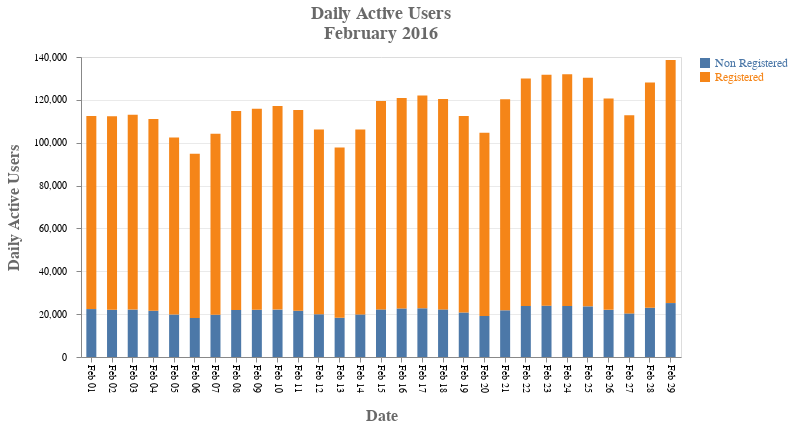

Write notebook code for a chart like this one.
### Code cell
# Stacked bar chart - daily active users

# This column is just added for having better visulization in Altair
df_grp_day['Date'] = df_grp_day['date'].dt.strftime('%b %d')


fig1 = alt.Chart(df_grp_day).transform_joinaggregate(
    tot = 'sum(uid):Q',
    count_true = 'max(uid):Q',  #kalak rashti
    groupby=['Date']
).transform_calculate(
    count_false = "datum.tot - datum.count_true"
).mark_bar(size=10).encode(
    x=alt.X('Date:O', axis = alt.Axis(title = 'Date',labelAngle=90)),
    y=alt.Y('uid:Q', title = 'Daily Active Users'),
    color=alt.Color('isRegistered',legend=alt.Legend(title="")),
    order=alt.Order('isRegistered', sort='ascending'),
    tooltip=[alt.Tooltip('Date', title = 'Date'),
             alt.Tooltip('tot:Q', title = 'Total Users'),
             alt.Tooltip('count_true:Q', title = 'Registered Users'),
             alt.Tooltip('count_false:Q' , title = "Non Registered Users")]
).properties(
    height= 300,
    width = 600 ,title=["Daily Active Users", "February 2016"]
)

chart_a = alt.layer(fig1
    ).configure_title(fontSize=18,font='Helvetica Sans', color='dimgrey', dy=-5
    ).configure_legend(labelFontSize=12, labelColor='k'
    ).configure_axisY(labelPadding=10, titleX=-60, labelFontSize=10,titleFontSize=16, titleColor = 'dimgray', titleFont = 'Helvetica Sans' 
    ).configure_axisX(grid=False,titleY=50,titleFontSize=16, labelFontSize=10, titleColor = 'dimgray', titleFont = 'Helvetica Sans'
    ).configure_axis(gridOpacity = 0.6
    )


chart_a

### Figure 1 — Vega-Lite specification as saved in the notebook (floating-point values rounded to 4 significant figures)
{"config": {"view": {"continuousWidth": 400, "continuousHeight": 300}, "axis": {"gridOpacity": 0.6}, "axisX": {"grid": false, "labelFontSize": 10, "titleColor": "dimgray", "titleFont": "Helvetica Sans", "titleFontSize": 16, "titleY": 50}, "axisY": {"labelFontSize": 10, "labelPadding": 10, "titleColor": "dimgray", "titleFont": "Helvetica Sans", "titleFontSize": 16, "titleX": -60}, "legend": {"labelColor": "k", "labelFontSize": 12}, "title": {"color": "dimgrey", "dy": -5, "font": "Helvetica Sans", "fontSize": 18}}, "layer": [{"mark": {"type": "bar", "size": 10}, "encoding": {"color": {"type": "nominal", "field": "isRegistered", "legend": {"title": ""}}, "order": {"type": "nominal", "field": "isRegistered", "sort": "ascending"}, "tooltip": [{"type": "nominal", "field": "Date", "title": "Date"}, {"type": "quantitative", "field": "tot", "title": "Total Users"}, {"type": "quantitative", "field": "count_true", "title": "Registered Users"}, {"type": "quantitative", "field": "count_false", "title": "Non Registered Users"}], "x": {"type": "ordinal", "axis": {"labelAngle": 90, "title": "Date"}, "field": "Date"}, "y": {"type": "quantitative", "field": "uid", "title": "Daily Active Users"}}, "height": 300, "title": ["Daily Active Users", "February 2016"], "transform": [{"joinaggregate": [{"op": "sum", "field": "uid", "as": "tot"}, {"op": "max", "field": "uid", "as": "count_true"}], "groupby": ["Date"]}, {"calculate": "datum.tot - datum.count_true", "as": "count_false"}], "width": 600}], "data": {"name": "data-4c3f8e8ca147a065e011ca4ab14dbfe5"}, "$schema": "https://vega.github.io/schema/vega-lite/v4.0.0.json", "datasets": {"data-4c3f8e8ca147a065e011ca4ab14dbfe5": [{"date": "2016-02-01T00:00:00", "isRegistered": "Non Registered", "uid": 22358, "Date": "Feb 01"}, {"date": "2016-02-01T00:00:00", "isRegistered": "Registered", "uid": 90146, "Date": "Feb 01"}, {"date": "2016-02-02T00:00:00", "isRegistered": "Non Registered", "uid": 22041, "Date": "Feb 02"}, {"date": "2016-02-02T00:00:00", "isRegistered": "Registered", "uid": 90276, "Date": "Feb 02"}, {"date": "2016-02-03T00:00:00", "isRegistered": "Non Registered", "uid": 22131, "Date": "Feb 03"}, {"date": "2016-02-03T00:00:00", "isRegistered": "Registered", "uid": 90931, "Date": "Feb 03"}, {"date": "2016-02-04T00:00:00", "isRegistered": "Non Registered", "uid": 21598, "Date": "Feb 04"}, {"date": "2016-02-04T00:00:00", "isRegistered": "Registered", "uid": 89500, "Date": "Feb 04"}, {"date": "2016-02-05T00:00:00", "isRegistered": "Non Registered", "uid": 19824, "Date": "Feb 05"}, {"date": "2016-02-05T00:00:00", "isRegistered": "Registered", "uid": 82596, "Date": "Feb 05"}, {"date": "2016-02-06T00:00:00", "isRegistered": "Non Registered", "uid": 18241, "Date": "Feb 06"}, {"date": "2016-02-06T00:00:00", "isRegistered": "Registered", "uid": 76566, "Date": "Feb 06"}, {"date": "2016-02-07T00:00:00", "isRegistered": "Non Registered", "uid": 19749, "Date": "Feb 07"}, {"date": "2016-02-07T00:00:00", "isRegistered": "Registered", "uid": 84426, "Date": "Feb 07"}, {"date": "2016-02-08T00:00:00", "isRegistered": "Non Registered", "uid": 21978, "Date": "Feb 08"}, {"date": "2016-02-08T00:00:00", "isRegistered": "Registered", "uid": 92824, "Date": "Feb 08"}, {"date": "2016-02-09T00:00:00", "isRegistered": "Non Registered", "uid": 22043, "Date": "Feb 09"}, {"date": "2016-02-09T00:00:00", "isRegistered": "Registered", "uid": 93816, "Date": "Feb 09"}, {"date": "2016-02-10T00:00:00", "isRegistered": "Non Registered", "uid": 22110, "Date": "Feb 10"}, {"date": "2016-02-10T00:00:00", "isRegistered": "Registered", "uid": 95003, "Date": "Feb 10"}, {"date": "2016-02-11T00:00:00", "isRegistered": "Non Registered", "uid": 21601, "Date": "Feb 11"}, {"date": "2016-02-11T00:00:00", "isRegistered": "Registered", "uid": 93689, "Date": "Feb 11"}, {"date": "2016-02-12T00:00:00", "isRegistered": "Non Registered", "uid": 19948, "Date": "Feb 12"}, {"date": "2016-02-12T00:00:00", "isRegistered": "Registered", "uid": 86184, "Date": "Feb 12"}, {"date": "2016-02-13T00:00:00", "isRegistered": "Non Registered", "uid": 18312, "Date": "Feb 13"}, {"date": "2016-02-13T00:00:00", "isRegistered": "Registered", "uid": 79476, "Date": "Feb 13"}, {"date": "2016-02-14T00:00:00", "isRegistered": "Non Registered", "uid": 19889, "Date": "Feb 14"}, {"date": "2016-02-14T00:00:00", "isRegistered": "Registered", "uid": 86269, "Date": "Feb 14"}, {"date": "2016-02-15T00:00:00", "isRegistered": "Non Registered", "uid": 22209, "Date": "Feb 15"}, {"date": "2016-02-15T00:00:00", "isRegistered": "Registered", "uid": 97200, "Date": "Feb 15"}, {"date": "2016-02-16T00:00:00", "isRegistered": "Non Registered", "uid": 22657, "Date": "Feb 16"}, {"date": "2016-02-16T00:00:00", "isRegistered": "Registered", "uid": 98217, "Date": "Feb 16"}, {"date": "2016-02-17T00:00:00", "isRegistered": "Non Registered", "uid": 22736, "Date": "Feb 17"}, {"date": "2016-02-17T00:00:00", "isRegistered": "Registered", "uid": 99317, "Date": "Feb 17"}, {"date": "2016-02-18T00:00:00", "isRegistered": "Non Registered", "uid": 22216, "Date": "Feb 18"}, {"date": "2016-02-18T00:00:00", "isRegistered": "Registered", "uid": 98158, "Date": "Feb 18"}, {"date": "2016-02-19T00:00:00", "isRegistered": "Non Registered", "uid": 20774, "Date": "Feb 19"}, {"date": "2016-02-19T00:00:00", "isRegistered": "Registered", "uid": 91678, "Date": "Feb 19"}, {"date": "2016-02-20T00:00:00", "isRegistered": "Non Registered", "uid": 19121, "Date": "Feb 20"}, {"date": "2016-02-20T00:00:00", "isRegistered": "Registered", "uid": 85544, "Date": "Feb 20"}, {"date": "2016-02-21T00:00:00", "isRegistered": "Non Registered", "uid": 21797, "Date": "Feb 21"}, {"date": "2016-02-21T00:00:00", "isRegistered": "Registered", "uid": 98509, "Date": "Feb 21"}, {"date": "2016-02-22T00:00:00", "isRegistered": "Non Registered", "uid": 23845, "Date": "Feb 22"}, {"date": "2016-02-22T00:00:00", "isRegistered": "Registered", "uid": 106172, "Date": "Feb 22"}, {"date": "2016-02-23T00:00:00", "isRegistered": "Non Registered", "uid": 23948, "Date": "Feb 23"}, {"date": "2016-02-23T00:00:00", "isRegistered": "Registered", "uid": 107759, "Date": "Feb 23"}, {"date": "2016-02-24T00:00:00", "isRegistered": "Non Registered", "uid": 23821, "Date": "Feb 24"}, {"date": "2016-02-24T00:00:00", "isRegistered": "Registered", "uid": 108126, "Date": "Feb 24"}, {"date": "2016-02-25T00:00:00", "isRegistered": "Non Registered", "uid": 23639, "Date": "Feb 25"}, {"date": "2016-02-25T00:00:00", "isRegistered": "Registered", "uid": 106695, "Date": "Feb 25"}, {"date": "2016-02-26T00:00:00", "isRegistered": "Non Registered", "uid": 21995, "Date": "Feb 26"}, {"date": "2016-02-26T00:00:00", "isRegistered": "Registered", "uid": 98663, "Date": "Feb 26"}, {"date": "2016-02-27T00:00:00", "isRegistered": "Non Registered", "uid": 20350, "Date": "Feb 27"}, {"date": "2016-02-27T00:00:00", "isRegistered": "Registered", "uid": 92439, "Date": "Feb 27"}, {"date": "2016-02-28T00:00:00", "isRegistered": "Non Registered", "uid": 22979, "Date": "Feb 28"}, {"date": "2016-02-28T00:00:00", "isRegistered": "Registered", "uid": 105117, "Date": "Feb 28"}, {"date": "2016-02-29T00:00:00", "isRegistered": "Non Registered", "uid": 25165, "Date": "Feb 29"}, {"date": "2016-02-29T00:00:00", "isRegistered": "Registered", "uid": 113479, "Date": "Feb 29"}]}}
